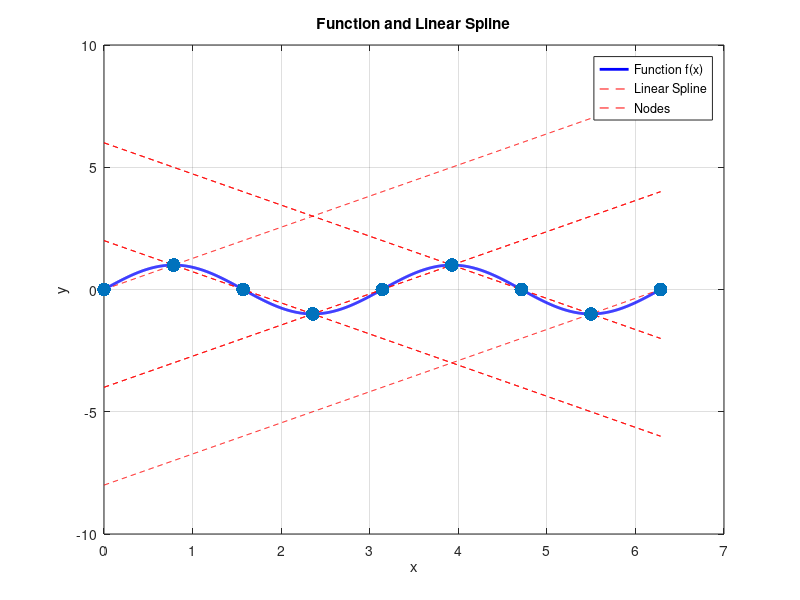

Here is the MATLAB script that generated this plot:
% 1.
% % Define the function f(x) = cos(x)
% f = @(x) cos(x);
% 
% % Define the nodes
% x_nodes = [0, pi/2, pi, 3*pi/2, 2*pi];
% y_nodes = f(x_nodes);
% 
% % Define x value for evaluation
% x_eval = pi/4;
% 
% % Compute cubic natural spline
% spline_natural = spline(x_nodes, y_nodes);
% 
% % Compute cubic clamped spline
% spline_clamped = spline(x_nodes, [0, y_nodes, 0]); % Add zeros at endpoints for clamped spline
% 
% % Evaluate spline functions
% y_spline_natural = ppval(spline_natural, x_eval);
% y_spline_clamped = ppval(spline_clamped, x_eval);
% 
% % Evaluate original function
% y_original = f(x_eval);
% 
% % Plot the original function and splines
% x_interval = linspace(0, 2*pi, 1000);
% y_interval = f(x_interval);
% 
% figure;
% plot(x_interval, y_interval, 'b-', 'LineWidth', 2); % Original function
% hold on;
% plot(x_interval, ppval(spline_natural, x_interval), 'r--', 'LineWidth', 2); % Cubic natural spline
% plot(x_interval, ppval(spline_clamped, x_interval), 'g--', 'LineWidth', 2); % Cubic clamped spline
% scatter(x_nodes, y_nodes, 100, 'ko', 'filled'); % Nodes
% scatter(x_eval, y_original, 100, 'r', 'filled'); % Point of evaluation
% xlabel('x');
% ylabel('y');
% title('Comparison of Cubic Splines and Original Function');
% legend('Original Function', 'Cubic Natural Spline', 'Cubic Clamped Spline', 'Nodes', 'Evaluation Point', 'Location', 'best');
% grid on;
% hold off;

% 2.
% % Prompt the user to select 5 arbitrary points
% disp('Please select 5 arbitrary points in the plot window.');
% points = ginput(5);
% 
% % Extract x and y coordinates of selected points
% x_points = points(:, 1);
% y_points = points(:, 2);
% 
% % Compute cubic natural spline passing through the selected points
% spline_natural = spline(x_points, y_points);
% 
% % Plot the selected points
% figure;
% scatter(x_points, y_points, 100, 'r', 'filled');
% hold on;
% 
% % Plot the cubic natural spline function
% x_interval = linspace(min(x_points), max(x_points), 1000);
% y_spline_natural = ppval(spline_natural, x_interval);
% plot(x_interval, y_spline_natural, 'b-', 'LineWidth', 2);
% 
% xlabel('x');
% ylabel('y');
% title('Cubic Natural Spline through Selected Points');
% legend('Selected Points', 'Cubic Natural Spline', 'Location', 'best');
% grid on;
% hold off;

% 3.
% % Given data
% t = [0, 3, 5, 8, 13]; % time
% d = [0, 225, 383, 623, 993]; % distance
% s = [75, 77, 80, 74, 72]; % speed
% 
% % Compute the clamped cubic spline for distance
% spline_distance = spline(t, [0, d, 0]);
% 
% % Compute the clamped cubic spline for speed
% spline_speed = spline(t, [0, s, 0]);
% 
% % Evaluate the splines at t = 10
% t_predict = 10;
% d_predict = ppval(spline_distance, t_predict);
% s_predict = ppval(spline_speed, t_predict);
% 
% % Display the predicted position and speed
% fprintf('Predicted position of the car at t = 10: %.2f\n', d_predict);
% fprintf('Predicted speed of the car at t = 10: %.2f\n', s_predict);

% 4.
% Define the function f(x) = sin(2x)
f = @(x) sin(2*x);

% Define nodes between 0 and 2*pi
n = 9;
x_nodes = linspace(0, 2*pi, n);

% Compute function values at each node
y_nodes = f(x_nodes);

% Define the interval for plotting
x_interval = linspace(0, 2*pi, 1000);

% Initialize the plot
figure;
plot(x_interval, f(x_interval), 'b-', 'LineWidth', 2); % Plot the function
hold on;

% Compute and plot the linear spline on each interval
for i = 1:n-1
    % Compute the slope of the linear spline
    slope = (f(x_nodes(i+1)) - f(x_nodes(i))) / (x_nodes(i+1) - x_nodes(i));
    
    % Compute the linear spline function on the interval
    spline_func = f(x_nodes(i)) + slope * (x_interval - x_nodes(i));
    
    % Plot the linear spline function
    plot(x_interval, spline_func, 'r--');
end

% Plot nodes
scatter(x_nodes, y_nodes, 100, 'ko', 'filled');

xlabel('x');
ylabel('y');
title('Function and Linear Spline');
legend('Function f(x)', 'Linear Spline', 'Nodes', 'Location', 'best');
grid on;
hold off;